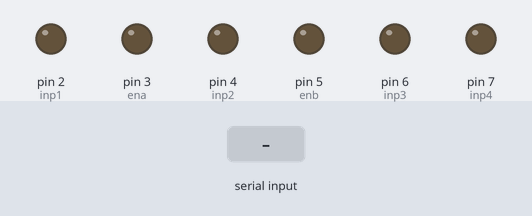
A sketch run on a simulated Arduino Uno, built with avr-gcc and run on an emulated ATmega328P. Shown: output pins drawn as LEDs (lit = HIGH). Inputs (shaded band) come from the test bench.

Above: at 1.2 s.
1.3 s: "F" received over Serial
At 1.9 s:
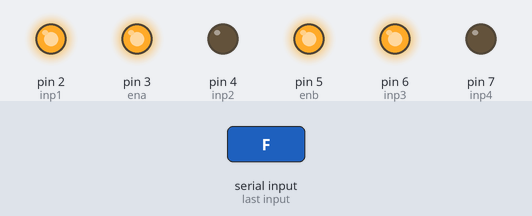
2.8 s: "B" received over Serial
At 4.0 s:
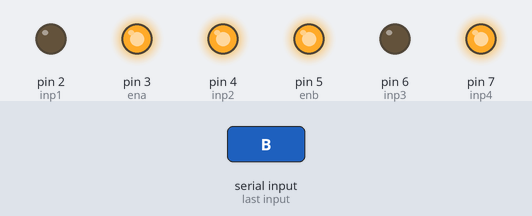
4.3 s: "L" received over Serial
At 5.4 s:
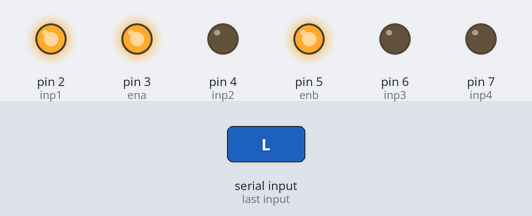
5.8 s: "R" received over Serial
At 6.5 s:
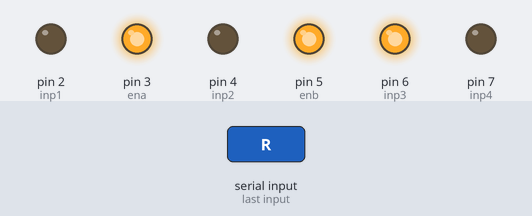
Timing chart, 0 to 8.3 s (numbered marks = the images above; inputs shaded):
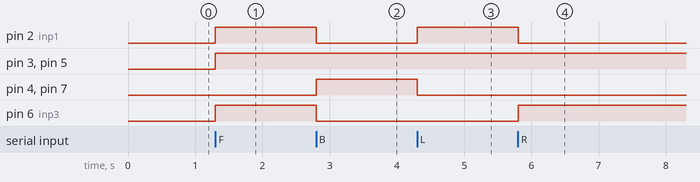

Measured:
- after the input at 1.3 s, pin 2 (inp1), pin 3 (ena), pin 5 (enb), pin 6 (inp3): LOW → HIGH at once
- after the input at 2.8 s, pin 2 (inp1), pin 6 (inp3): HIGH → LOW at once; pin 4 (inp2), pin 7 (inp4): LOW → HIGH at once
- after the input at 4.3 s, pin 2 (inp1): LOW → HIGH at once; pin 4 (inp2), pin 7 (inp4): HIGH → LOW at once
- after the input at 5.8 s, pin 2 (inp1): HIGH → LOW at once; pin 6 (inp3): LOW → HIGH at once

The sketch:

rc_own_circuit.ino
```cpp
#define inp1 2
#define inp2 4
#define inp3 6
#define inp4 7
#define ena  3
#define enb  5
char action;

void setup (){
pinMode(inp1,OUTPUT);
pinMode(inp2,OUTPUT);
pinMode(inp3,OUTPUT);
pinMode(inp4,OUTPUT);
pinMode(ena,OUTPUT);
pinMode(enb,OUTPUT);

Serial.begin(9600);

}

void loop(){
 if(Serial.available()>0){

   action=Serial.read();

   switch(action){

     case 'F' :
      analogWrite(ena,255);
     analogWrite(enb,255);
     digitalWrite(inp1,HIGH);
     digitalWrite(inp2,LOW);
     digitalWrite(inp3,HIGH);
     digitalWrite(inp4,LOW);


    break;

    case 'B' :
    analogWrite(ena,255);
    analogWrite(enb,255);
    digitalWrite(inp1,LOW);
    digitalWrite(inp2,HIGH);
    digitalWrite(inp3,LOW);
    digitalWrite(inp4,HIGH);
    break;

    case 'L' :
    analogWrite(ena,255);
    analogWrite(enb,255);
    digitalWrite(inp1,HIGH);
    digitalWrite(inp2,LOW);
    digitalWrite(inp3,LOW);
    digitalWrite(inp4,LOW);

    break;

    case 'R' :
    analogWrite(ena,255);
    analogWrite(enb,255);
    digitalWrite(inp1,LOW);
    digitalWrite(inp2,LOW);
    digitalWrite(inp3,HIGH);
    digitalWrite(inp4,LOW);

    break;
    default:
    printf("circuit is break");
  }
}
}
```
